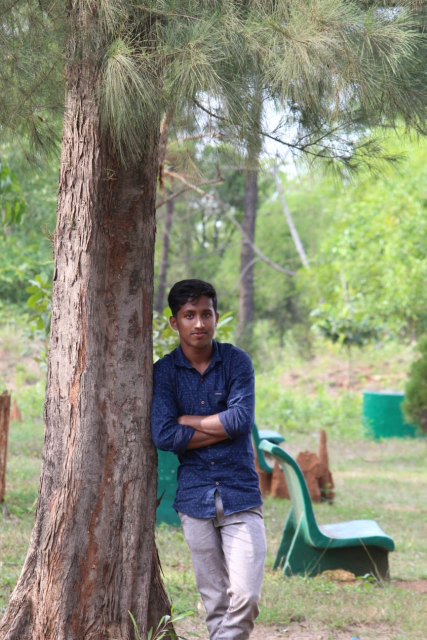
#> input picture image/1591096322953/1591096394273amalpic.jpeg, 853 x 1280 px, given as the content of the folder image/image/1591096322953/1591096394273amalpic.jpeg, which was not available (shown at 1/2 size)
$ python resize.py image/1591096322953/1591096394273amalpic.jpeg   (older library calls are emulated)
#> lines starting #> are read from the running program, lines starting #| are printed output that depends on the picture; pictures that were not available may be replaced by others from this repository, and a replacement may not be noted
from PIL import Image
import PIL
import os
import sys
from PIL import Image, ImageDraw, ImageFont

location = sys.argv[1]
file_name = os.listdir(f"image/{location}")


for image in file_name:
    mywidth = 800
    img = Image.open(f"image/{location}/{image}")
#> img is the input picture: PIL image 853x1280 RGB; mean R, G, B 137.6, 141.3, 119.3
    wpercent = (mywidth/float(img.size[0]))
#> wpercent = 0.938
    hsize = int((float(img.size[1])*float(wpercent)))
#> hsize = 1200
    img = img.resize((mywidth, hsize), PIL.Image.ANTIALIAS)
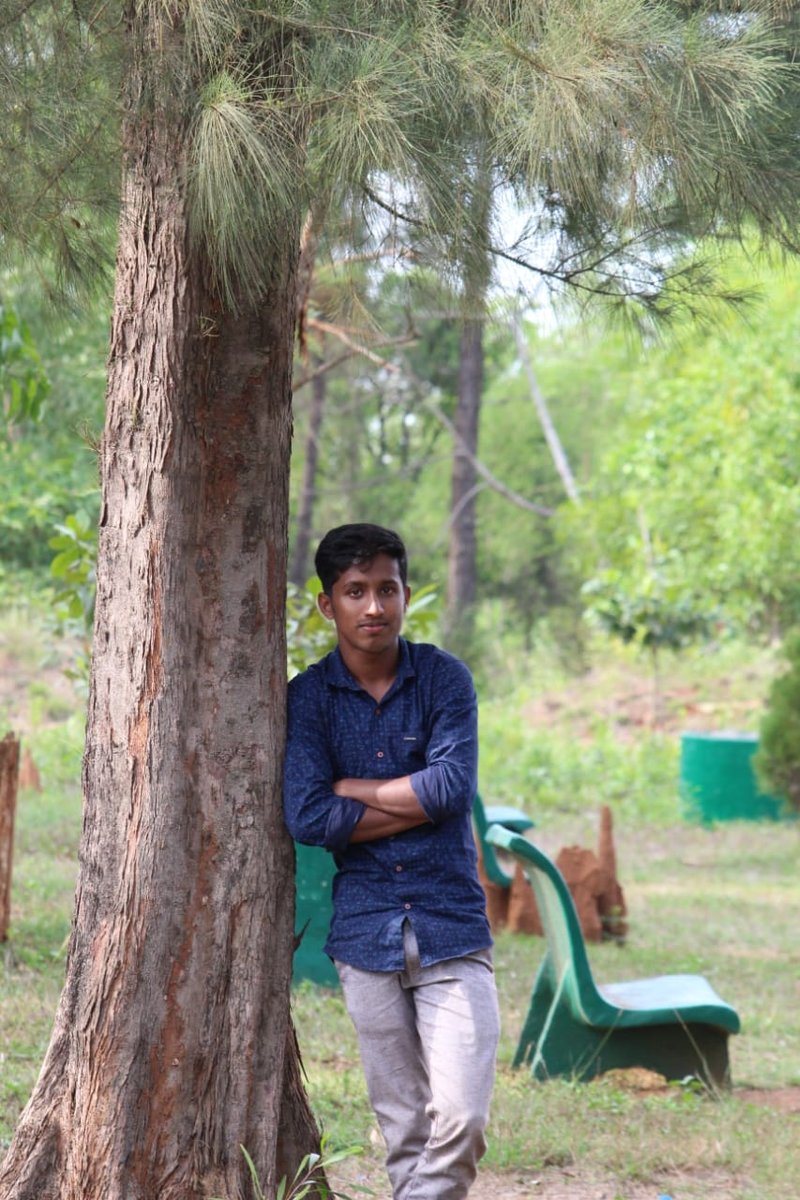
#> img: PIL image 800x1200 RGB; mean R, G, B 137.6, 141.3, 119.3
    width, height = img.size
#> width = 800; height = 1200
    draw = ImageDraw.Draw(img)
    text = """Nithin K Joy
    180928  """
    font = ImageFont.truetype('arial.ttf', 36)
    textwidth, textheight = draw.textsize(text, font)
#> textwidth = 207; textheight = 72
    margin = 10
    x = width - textwidth - margin
#> x = 583
    y = height - textheight - margin
#> y = 1118
    draw.text((x, y), text,fill=(255,0,0), font=font)
    img.save(f"image/{location}/{image}")
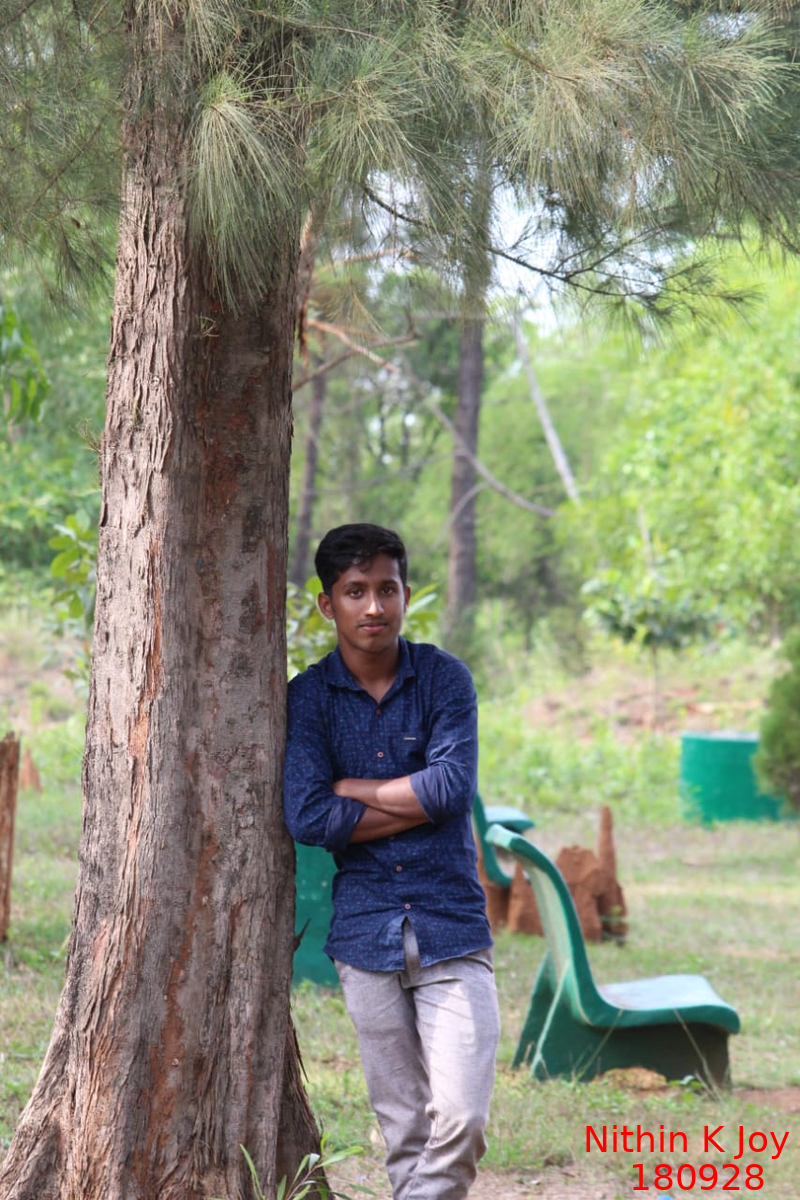
#> saved as 1591096394273amalpic.jpeg: PIL image 800x1200 RGB; mean R, G, B 137.8, 140.8, 118.9
print("done")

$ run again, on image/1598613094356/15986131306131.jpg
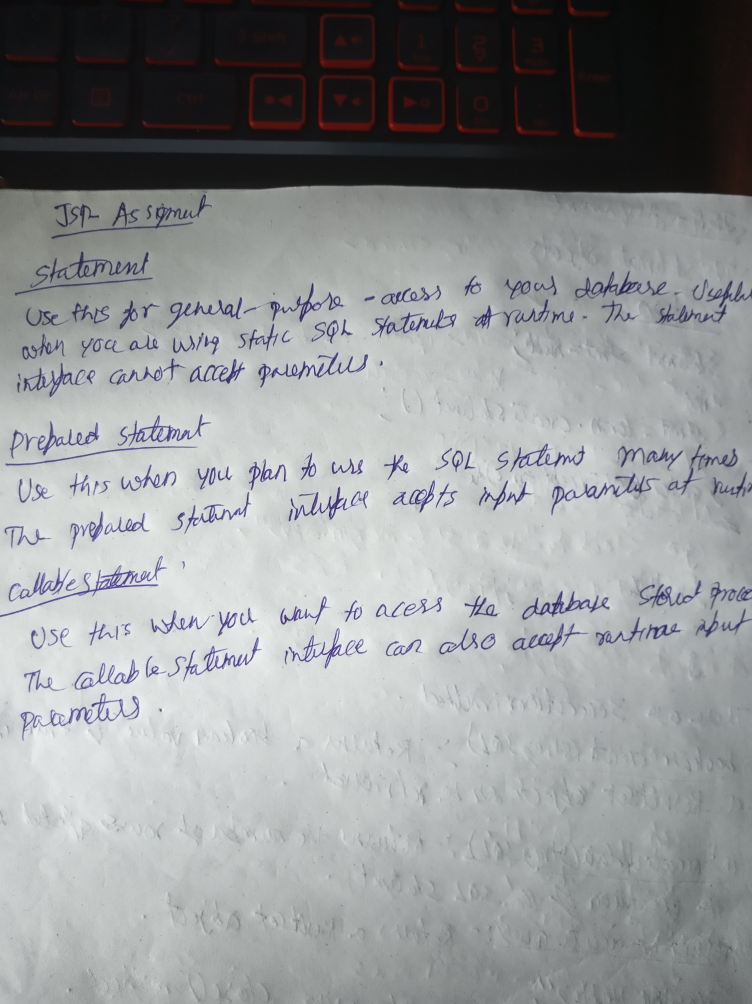
#> input picture image/1598613094356/15986131306131.jpg, 3008 x 4016 px, given as the content of the folder image/image/1598613094356/15986131306131.jpg, which was not available (shown at 1/4 size)
#> img is the input picture: PIL image 3008x4016 RGB; mean R, G, B 146.1, 148.3, 149.6
#> `img = img.resize((mywidth, hsize), PIL.Image.ANTIALIAS)`:
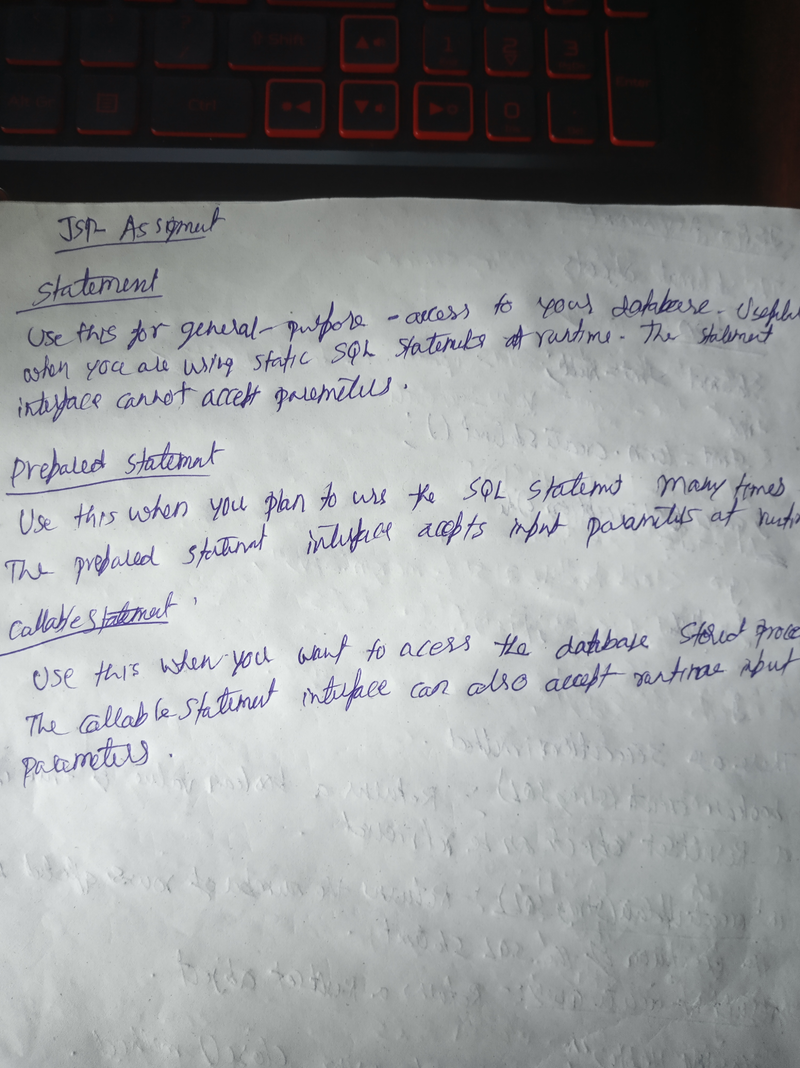
#> img: PIL image 800x1068 RGB; mean R, G, B 146.1, 148.3, 149.6
#> textwidth = 207; textheight = 72
#> x = 583
#> y = 986
#> `img.save(f"image/{location}/{image}")`:
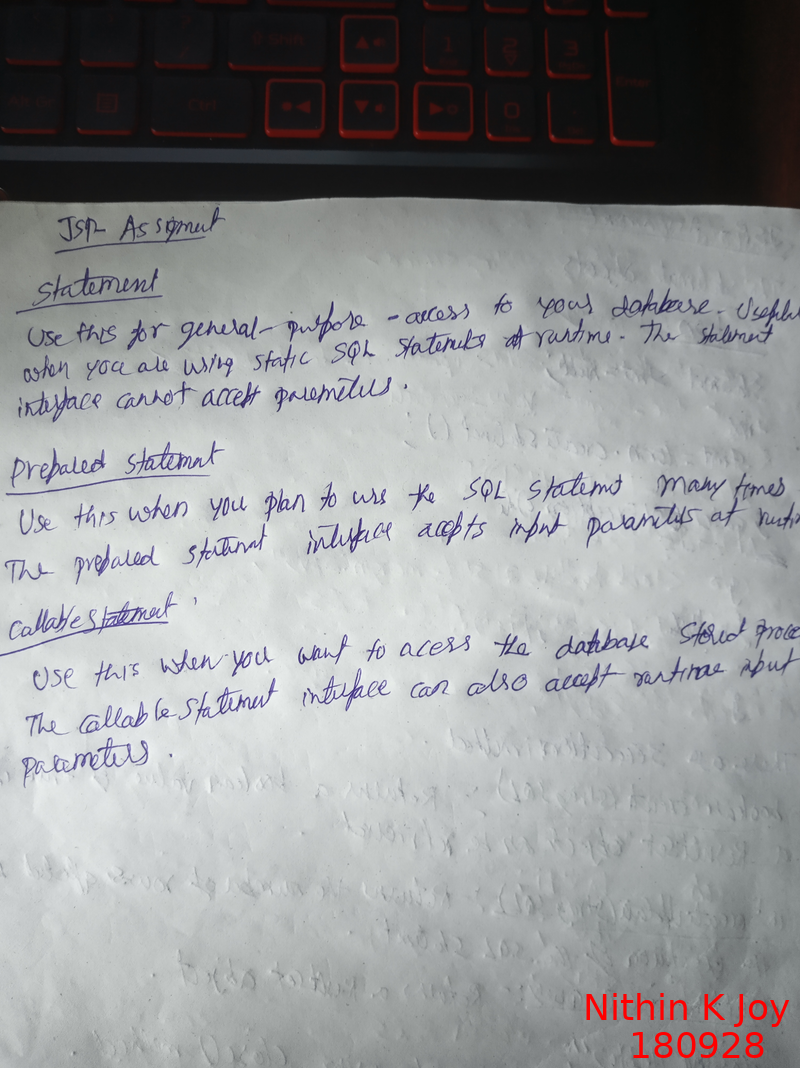
#> saved as 15986131306131.jpg: PIL image 800x1068 RGB; mean R, G, B 146.5, 147.8, 149.2
